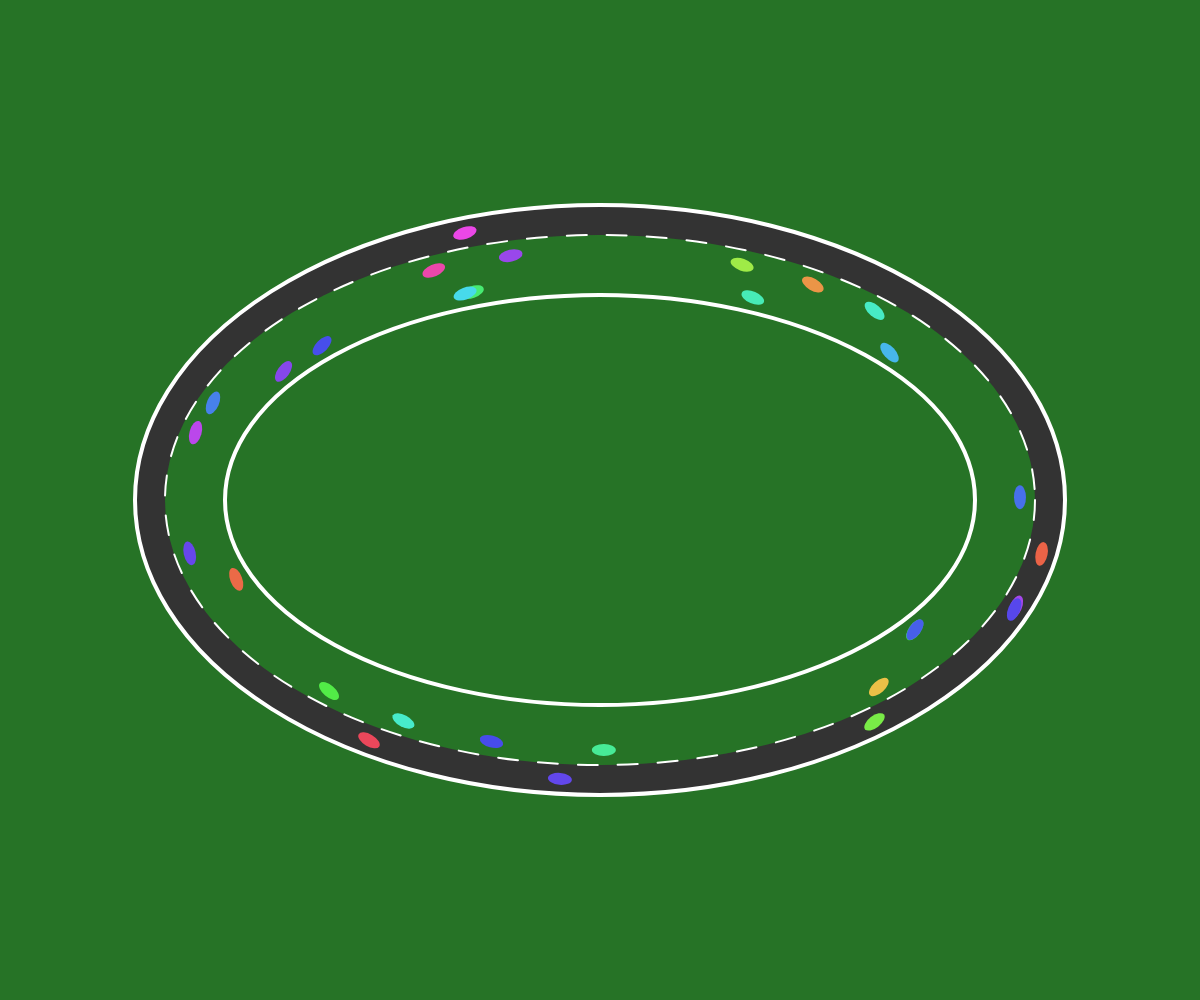
Frame 1 (no input)
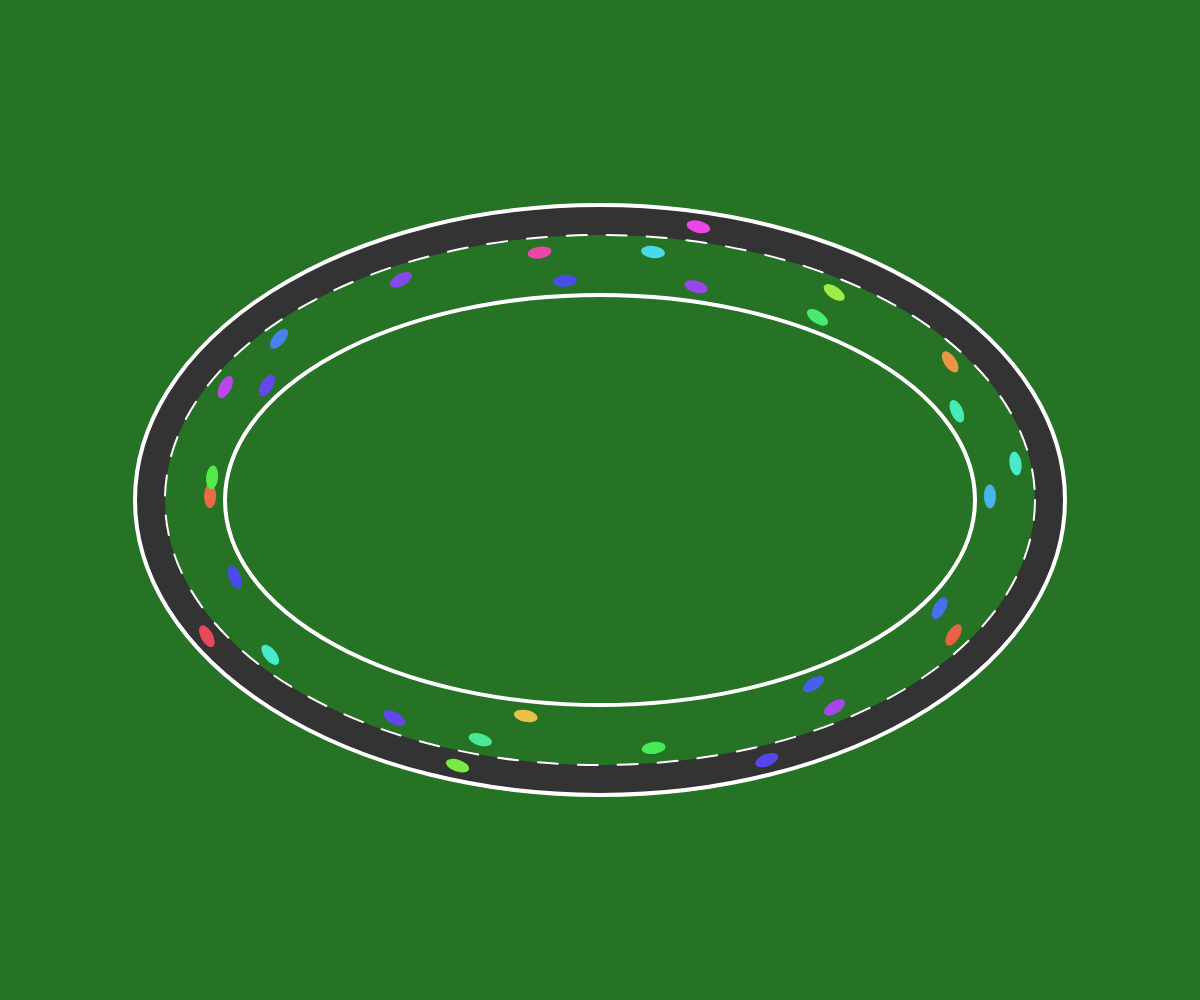
Frame 60 (no input)
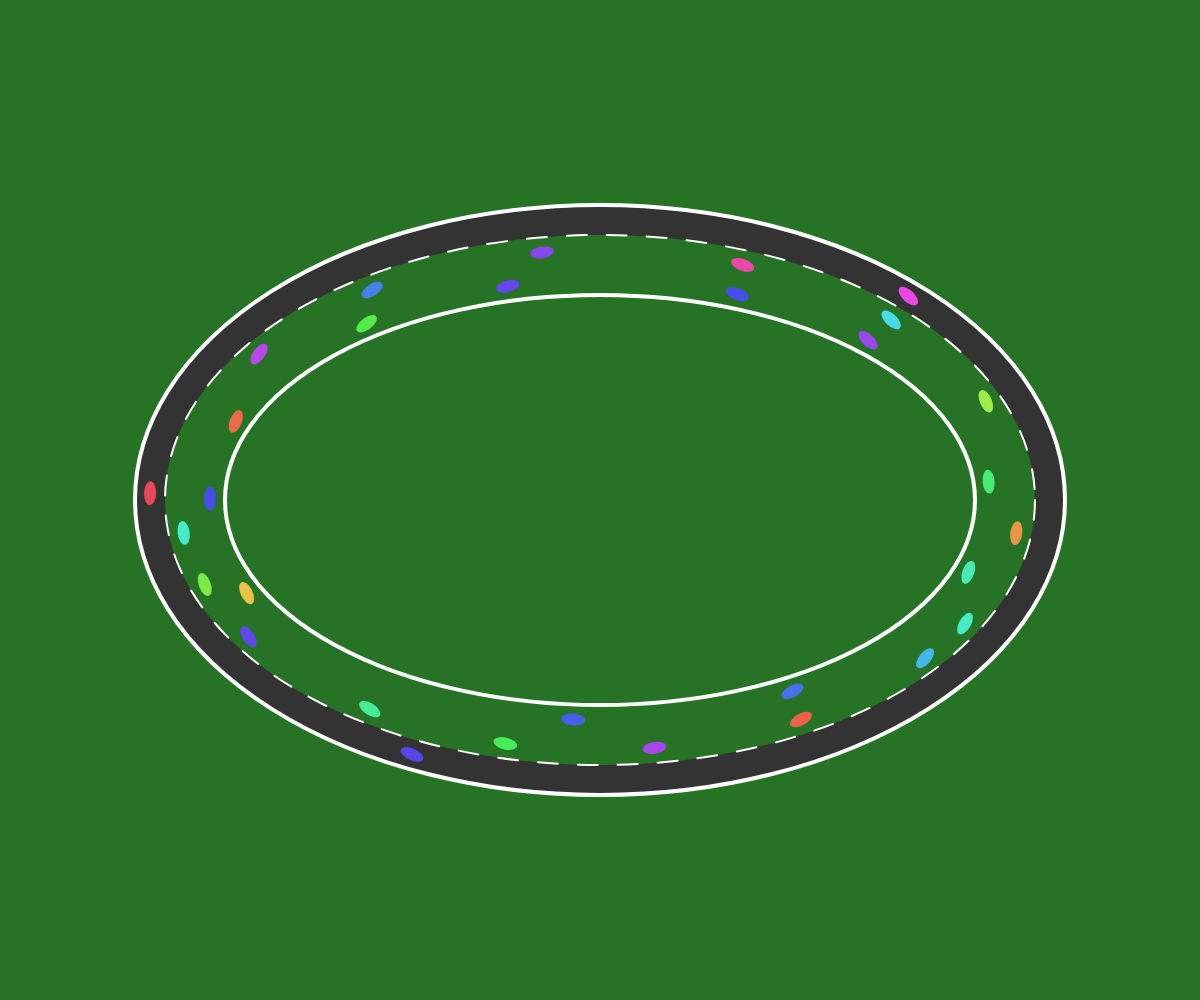
Frame 120 (the mouse pressed at the canvas centre since frame 60)

The p5.js sketch that drew these frames (run headless with seeded random() and noise() and a simulated clock; from frame 60 on, the mouse is pressed at the canvas centre):

// p5.js sketch
// ── sketch.js
let cars = [];
let isPaused = false;
let laneSlider, carSlider, speedSlider;
let pauseBtn, resetBtn;

// track geometry
const TRACK_WIDTH_PCT = 0.7;
const TRACK_HEIGHT_PCT = 0.5;
const LANE_SPACING = 30;

// behavior parameters
const SAFE_ANGLE = 0.4; // radians: if gap < this, slow down
const SLOWDOWN_FACT = 0.3; // slow to 30% of baseSpeed when stuck
const LANE_CHANGE_COOLDOWN = 2; // seconds

function setup() {
  createCanvas(windowWidth, windowHeight);
  colorMode(HSL, 360, 100, 100);
  textFont("Arial");

  // UI
  const ctrl = createDiv().id("controls");
  createP("Lanes").parent(ctrl);
  laneSlider = createSlider(1, 5, 3, 1).parent(ctrl);
  createP("Cars").parent(ctrl);
  carSlider = createSlider(5, 100, 30, 1).parent(ctrl);
  createP("Global Speed ×").parent(ctrl);
  speedSlider = createSlider(1, 20, 10, 1).parent(ctrl);

  pauseBtn = createButton("Pause")
    .parent(ctrl)
    .mousePressed(() => {
      isPaused = !isPaused;
      pauseBtn.html(isPaused ? "Resume" : "Pause");
    });
  resetBtn = createButton("Reset").parent(ctrl).mousePressed(initCars);

  initCars();
}

function windowResized() {
  resizeCanvas(windowWidth, windowHeight);
}

function initCars() {
  cars = [];
  const lanes = laneSlider.value();
  const count = carSlider.value();
  for (let i = 0; i < count; i++) {
    cars.push(
      new Car(
        random(TWO_PI), // start angle
        random(0.5, 1.0), // baseSpeed (rad/sec)
        color(random(360), 80, 60),
        floor(random(lanes)) // lane index
      )
    );
  }
}

function draw() {
  background(120, 50, 30); // grass

  // track dims
  const cx = width / 2,
    cy = height / 2;
  const cRX = (width * TRACK_WIDTH_PCT) / 2;
  const cRY = (height * TRACK_HEIGHT_PCT) / 2;
  const halfW = (laneSlider.value() * LANE_SPACING) / 2;
  const oRX = cRX + halfW,
    oRY = cRY + halfW;
  const iRX = max(cRX - halfW, 0),
    iRY = max(cRY - halfW, 0);

  // draw road ring
  noStroke();
  fill(0, 0, 20);
  ellipse(cx, cy, oRX * 2, oRY * 2);
  fill(120, 50, 30);
  ellipse(cx, cy, iRX * 2, iRY * 2);

  // lane dividers
  stroke(0, 0, 100);
  strokeWeight(2);
  drawingContext.setLineDash([20, 20]);
  for (let j = 1; j < laneSlider.value(); j++) {
    let offs = -halfW + j * LANE_SPACING;
    ellipse(cx, cy, (cRX + offs) * 2, (cRY + offs) * 2);
  }
  drawingContext.setLineDash([]);

  // boundaries
  stroke(0, 0, 100);
  strokeWeight(4);
  noFill();
  ellipse(cx, cy, oRX * 2, oRY * 2);
  ellipse(cx, cy, iRX * 2, iRY * 2);

  // apply behavior & update
  const dt = deltaTime / 1000;
  if (!isPaused) {
    applyTrafficRules(dt);
    cars.forEach((c) => c.update(dt));
  }

  // draw cars
  cars.forEach((c) => c.show(cx, cy, cRX, cRY));
}

function applyTrafficRules(dt) {
  const lanes = laneSlider.value();

  // group by lane for gap detection
  for (let lane = 0; lane < lanes; lane++) {
    let group = cars
      .filter((c) => c.lane === lane)
      .sort((a, b) => a.angle - b.angle);
    if (group.length === 0) continue;

    for (let i = 0; i < group.length; i++) {
      let car = group[i];
      let next = group[(i + 1) % group.length];
      let gap = (next.angle - car.angle + TWO_PI) % TWO_PI;

      // determine target speed
      let target = car.baseSpeed;
      if (gap < SAFE_ANGLE) {
        target = car.baseSpeed * SLOWDOWN_FACT;
      }

      // smooth speed change
      car.speed += (target - car.speed) * 0.1;

      // attempt lane change if stuck & off cooldown
      if (gap < SAFE_ANGLE && car.canChangeLane()) {
        if (tryLaneChange(car, lane, SAFE_ANGLE * 1.5)) {
          car.markLaneChange();
        }
      }
    }
  }
}

// try to move `car` from `myLane` to an adjacent lane if safe
function tryLaneChange(car, myLane, safeGap) {
  const total = laneSlider.value();
  for (let dir of [-1, 1]) {
    let tgt = myLane + dir;
    if (tgt < 0 || tgt >= total) continue;
    let others = cars
      .filter((c) => c.lane === tgt)
      .sort((a, b) => a.angle - b.angle);
    if (!others.length) {
      car.lane = tgt;
      return true;
    }
    // find ahead & behind in target lane
    let ahead =
      others.find((o) => (o.angle - car.angle + TWO_PI) % TWO_PI > 0) ||
      others[0];
    let behind =
      [...others]
        .reverse()
        .find((o) => (car.angle - o.angle + TWO_PI) % TWO_PI > 0) ||
      others[others.length - 1];
    let da = (ahead.angle - car.angle + TWO_PI) % TWO_PI;
    let db = (car.angle - behind.angle + TWO_PI) % TWO_PI;
    if (da > safeGap && db > safeGap) {
      car.lane = tgt;
      return true;
    }
  }
  return false;
}

class Car {
  constructor(angle, baseSpeed, col, lane) {
    this.angle = angle;
    this.baseSpeed = baseSpeed;
    this.speed = baseSpeed;
    this.col = col;
    this.lane = lane;
    this._lastLC = -Infinity; // last lane change time (s)
  }
  update(dt) {
    const factor = speedSlider.value() / 10;
    this.angle = (this.angle + this.speed * dt * factor) % TWO_PI;
  }
  show(cx, cy, cRX, cRY) {
    const halfW = (laneSlider.value() * LANE_SPACING) / 2;
    const offs = -halfW + this.lane * LANE_SPACING + LANE_SPACING / 2;
    let rX = cRX + offs,
      rY = cRY + offs;
    let x = cx + rX * cos(this.angle);
    let y = cy + rY * sin(this.angle);

    push();
    translate(x, y);
    rotate(this.angle + HALF_PI);
    noStroke();
    fill(this.col);
    ellipse(0, 0, LANE_SPACING * 0.8, LANE_SPACING * 0.4);
    pop();
  }
  canChangeLane() {
    return millis() / 1000 - this._lastLC > LANE_CHANGE_COOLDOWN;
  }
  markLaneChange() {
    this._lastLC = millis() / 1000;
  }
}
